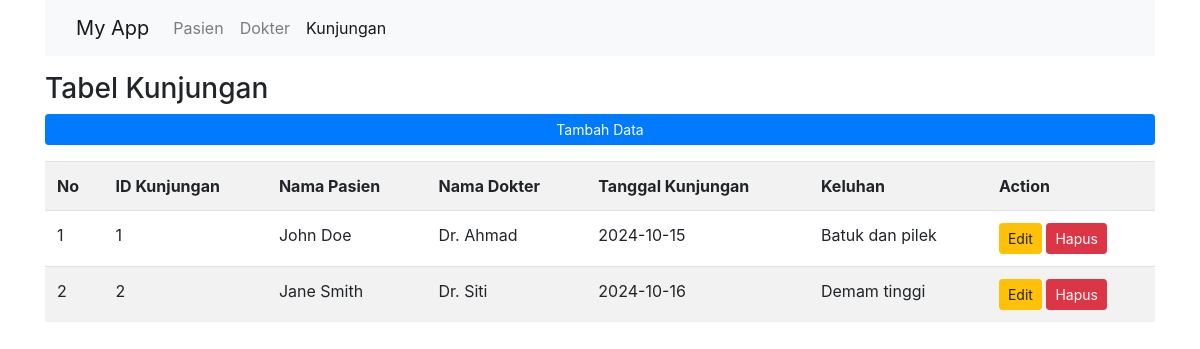
Page /controller_kunjungan.php on the committed database.
### tables this page shows
CREATE TABLE `kunjungan` (
  `idKunjungan` int(11) NOT NULL,
  `idPasien` int(11) DEFAULT NULL,
  `idDokter` int(11) DEFAULT NULL,
  `tglKunjungan` date NOT NULL,
  `keluhan` text NOT NULL
);

CREATE TABLE `pasien` (
  `idPasien` int(11) NOT NULL,
  `nmPasien` varchar(100) NOT NULL,
  `jk` enum('L','P') NOT NULL,
  `alamat` text NOT NULL
);

CREATE TABLE `dokter` (
  `idDokter` int(11) NOT NULL,
  `nmDokter` varchar(100) NOT NULL,
  `spesialis` varchar(100) NOT NULL,
  `noTelp` varchar(15) NOT NULL
);

### controller_kunjungan.php (called while the page is built)
<?php
include 'model_kunjungan.php';
$isiTabelKunjungan = getTabelKunjungan();
include 'view_kunjungan.php';
?>

### model_kunjungan.php (called while the page is built, shortened)
<?php
function getTabelKunjungan() {
    $link = koneksi();
    $query = "SELECT kunjungan.idKunjungan, pasien.nmPasien, dokter.nmDokter, kunjungan.tglKunjungan, kunjungan.keluhan
              FROM kunjungan
              JOIN pasien ON kunjungan.idPasien = pasien.idPasien
              JOIN dokter ON kunjungan.idDokter = dokter.idDokter";
    $result = mysqli_query($link, $query);
    return mysqli_fetch_all($result, MYSQLI_ASSOC);
}
?>

### view_kunjungan.php (the view, shortened to what this page needs)
<!DOCTYPE html>
<html lang="en">
<head>
    <link rel="stylesheet" href="https://cdn.jsdelivr.net/npm/bootstrap@4.1.3/dist/css/bootstrap.min.css">
</head>
<body>
    <div class="container">
        <nav class="navbar navbar-expand-lg navbar-light bg-light">
            <div class="container-fluid">
                <a href="index.php?page=pasien" class="navbar-brand">My App</a>
                <div class="collapse navbar-collapse" id="navbarSupportedContent">
                    <ul class="navbar-nav me-auto mb-2 mb-lg-0">
                        <li class="nav-item">
                            <a href="index.php?page=pasien" class="nav-link">Pasien</a>
                        </li>
                        <li class="nav-item">
                            <a href="index.php?page=dokter" class="nav-link">Dokter</a>
                        </li>
                        <li class="nav-item">
                            <a href="index.php?page=kunjungan" class="nav-link active">Kunjungan</a>
                        </li>
                    </ul>
                </div>
            </div>
        </nav>
        <div class="row mt-3">
            <div class="col-sm">
                <h3>Tabel Kunjungan</h3>
            </div>
        </div>
        <div class="row">
            <div class="col">
                <a href="tambahkunjungan.php" class="btn btn-primary btn-sm d-flex justify-content-center">Tambah Data</a>
            </div>
        </div>
        <div class="row mt-3">
            <div class="col">
                <table class="table table-striped table-hover">
                    <tr>
                        <th>No</th>
                        <th>ID Kunjungan</th>
                        <th>Nama Pasien</th>
                        <th>Nama Dokter</th>
                        <th>Tanggal Kunjungan</th>
                        <th>Keluhan</th>
                        <th>Action</th>
                    </tr>
                    <?php if (isset($isiTabelKunjungan) && !empty($isiTabelKunjungan)): ?>
                        <?php $no = 1;  ?>
                        <?php foreach ($isiTabelKunjungan as $data): ?>
                            <tr>
                                <td><?= $no++; ?></td>
                                <td><?= $data['idKunjungan']; ?></td>
                                <td><?= $data['nmPasien']; ?></td>
                                <td><?= $data['nmDokter']; ?></td>
                                <td><?= $data['tglKunjungan']; ?></td>
                                <td><?= $data['keluhan']; ?></td>
                                <td>
                                    <a href="editkunjungan.php?edit=<?= $data['idKunjungan']; ?>" class="btn btn-warning btn-sm">Edit</a>
                                    <a href="hapus_kunjungan.php?idKunjungan=<?= $data['idKunjungan']; ?>" class="btn btn-danger btn-sm">Hapus</a>
                                </td>
                            </tr>
                        <?php endforeach; ?>
                    <?php else: ?>
                        <tr>
                            <td colspan="7" class="text-center">Tidak ada data kunjungan ditemukan.</td>
                        </tr>
                    <?php endif; ?>
                </table>
            </div>
        </div>
    </div>
</body>
</html>

### rows in the picture
kunjungan: idKunjungan "1", idPasien.nmPasien "John Doe", idDokter.nmDokter "Dr. Ahmad", tglKunjungan "2024-10-15", keluhan "Batuk dan pilek"
kunjungan: idKunjungan "2", idPasien.nmPasien "Jane Smith", idDokter.nmDokter "Dr. Siti", tglKunjungan "2024-10-16", keluhan "Demam tinggi"
